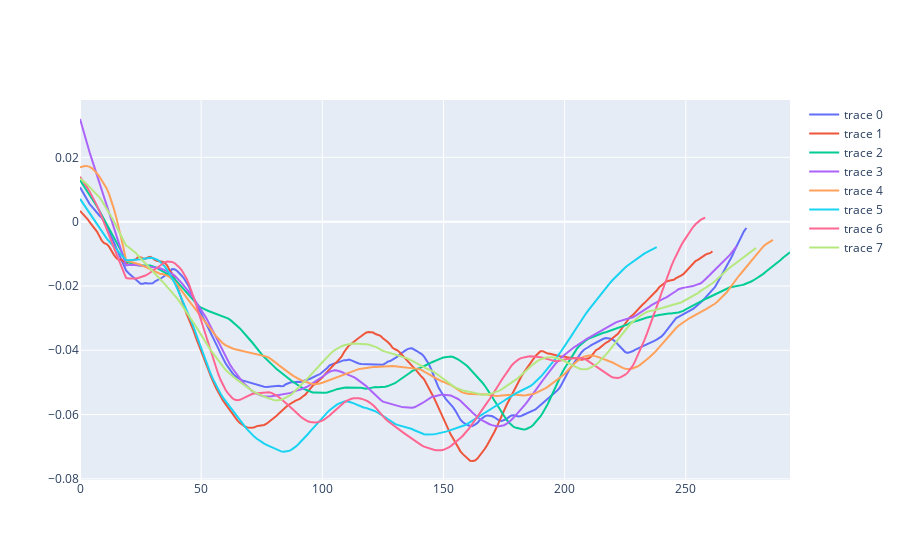

Notebook code for this chart:
### Code cell
fig = make_subplots(rows=1, cols=1)
fig.append_trace(go.Scatter(y=t.get_group(1).z.values), row=1, col=1)
fig.append_trace(go.Scatter(y=t.get_group(3).z.values), row=1, col=1)
fig.append_trace(go.Scatter(y=t.get_group(4).z.values), row=1, col=1)
fig.append_trace(go.Scatter(y=t.get_group(5).z.values), row=1, col=1)
fig.append_trace(go.Scatter(y=t.get_group(8).z.values), row=1, col=1)
fig.append_trace(go.Scatter(y=t.get_group(7).z.values), row=1, col=1)
fig.append_trace(go.Scatter(y=t.get_group(6).z.values), row=1, col=1)
fig.append_trace(go.Scatter(y=t.get_group(9).z.values), row=1, col=1)
fig.show()

### Figure 1 — Plotly figure (JSON) as saved in the notebook; plotly's stock layout.template omitted (floating-point values rounded to 4 significant figures; data arrays with more than 128 entries replaced by an {"elided": "..."} marker saying what was removed)
{"data": [{"type": "scatter", "xaxis": "x", "y": {"elided": "276 float values"}, "yaxis": "y"}, {"type": "scatter", "xaxis": "x", "y": {"elided": "262 float values"}, "yaxis": "y"}, {"type": "scatter", "xaxis": "x", "y": {"elided": "294 float values"}, "yaxis": "y"}, {"type": "scatter", "xaxis": "x", "y": {"elided": "272 float values"}, "yaxis": "y"}, {"type": "scatter", "xaxis": "x", "y": {"elided": "287 float values"}, "yaxis": "y"}, {"type": "scatter", "xaxis": "x", "y": {"elided": "239 float values"}, "yaxis": "y"}, {"type": "scatter", "xaxis": "x", "y": {"elided": "259 float values"}, "yaxis": "y"}, {"type": "scatter", "xaxis": "x", "y": {"elided": "280 float values"}, "yaxis": "y"}], "layout": {"xaxis": {"anchor": "y", "domain": [0, 1]}, "yaxis": {"anchor": "x", "domain": [0, 1]}}}
